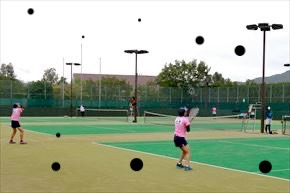
#> input picture Lesson_5/picture/src_noise.jpeg, 290 x 193 px
$ python median_filter.py
#> lines starting #> are read from the running program, lines starting #| are printed output that depends on the picture
import cv2
import numpy as np

img_src = cv2.imread('picture/src_noise.jpeg', -1)
#> img_src is the input picture: shape (193, 290, 3); mean B, G, R 150.4, 172.6, 162.3

#変数(入力画像,フィルタのサイズ)
img_dst = cv2.medianBlur(img_src, 9)
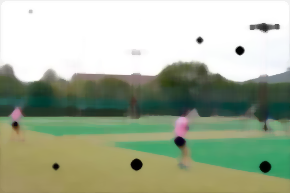
#> img_dst: shape (193, 290, 3); mean B, G, R 151.7, 174.3, 163.6

cv2.imwrite('picture/median_filter.png', img_dst)


#注目画像の周辺領域(この場合9*9)の画素値をソートしてメジアンをとり、そのメジアンを注目画像の画素値とするフィルタ
#これにより、ゴマが乗ったようなノイズを除去することができる

#ボケてあんま綺麗に消えなかった

$ run again, with Lesson_5/picture/ave_ope_3*3.png saved as Lesson_5/picture/src_noise.jpeg
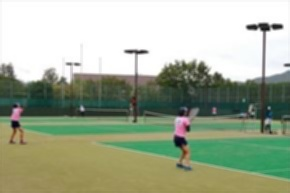
#> input picture Lesson_5/picture/ave_ope_3*3.png, 290 x 193 px
#> img_src is the input picture: shape (193, 290, 3); mean B, G, R 149.4, 171.5, 161.9
#> `img_dst = cv2.medianBlur(img_src, 9)`:
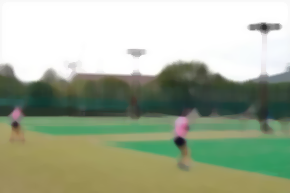
#> img_dst: shape (193, 290, 3); mean B, G, R 149.8, 172.3, 162.5
